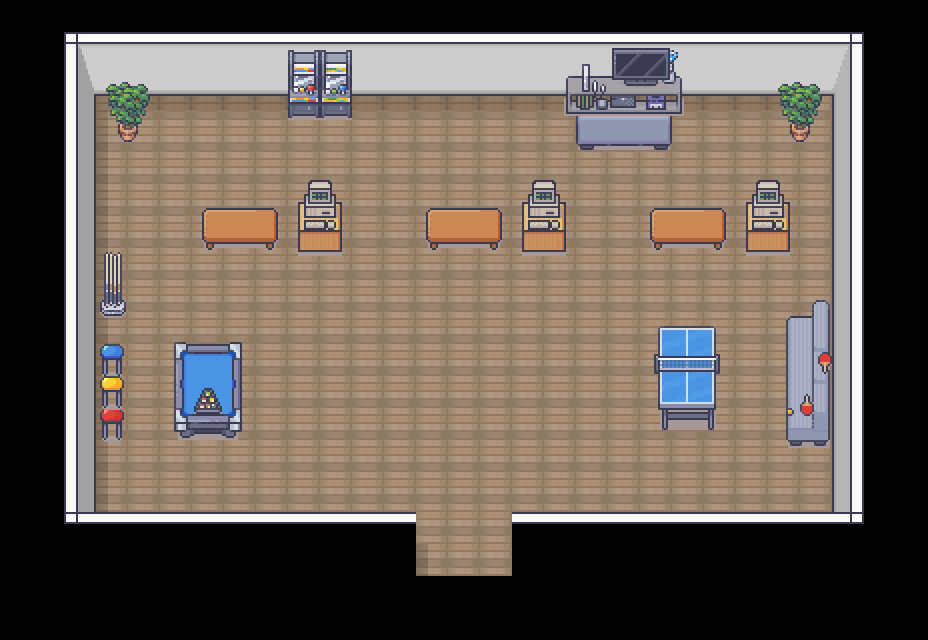

Rendered tile map (Tiled .tmx) drawn with the repository's tilesets; below, a short description and the map source with its tile grids summarised:
An orthogonal 29x20 tile map with 32x32 px tiles, 6 tile layers (piso, paredes, tapetes, decoracoes, ...), 4 tilesets and 23 objects (jogador, npc_b, npc_a, npc_c, mesa_PingPong, ...).

<map version="1.10" tiledversion="1.10.2" orientation="orthogonal" renderorder="right-down" width="29" height="20" tilewidth="32" tileheight="32" infinite="0" nextlayerid="9" nextobjectid="41">
 <tileset firstgid="1" source="tileset_paredes.tsx" />
 <tileset firstgid="8285" source="tileset_objetos.tsx" />
 <tileset firstgid="9085" source="tiliset_planta.tsx" />
 <tileset firstgid="10333" source="tileset_computadores.tsx" />
 <layer id="1" name="piso" width="29" height="20">
  <data>[580 cells, 356 non-empty, 6 distinct tile ids]</data>
 </layer>
 <layer id="3" name="paredes" width="29" height="20">
  <data>[580 cells, 98 non-empty, 12 distinct tile ids]</data>
 </layer>
 <layer id="2" name="tapetes" width="29" height="20">
  <data>[580 cells, 47 non-empty, 40 distinct tile ids]</data>
 </layer>
 <objectgroup id="8" name="personagens">
  <object id="33" name="jogador" x="463.5" y="505.5">
   <point />
  </object>
  <object id="34" name="npc_b" x="463.727" y="191.091">
   <point />
  </object>
  <object id="36" name="npc_a" x="240.87" y="190.841">
   <point />
  </object>
  <object id="37" name="npc_c" x="686.438" y="191.222">
   <point />
  </object>
 </objectgroup>
 <layer id="4" name="decoracoes" width="29" height="20">
  <data>[580 cells, 54 non-empty, 36 distinct tile ids]</data>
 </layer>
 <layer id="5" name="objetos" width="29" height="20">
  <data>[580 cells, 22 non-empty, 10 distinct tile ids]</data>
 </layer>
 <objectgroup id="7" name="objetosColisores">
  <object id="5" name="mesa_PingPong" x="653.273" y="332" width="69.2727" height="97.8182" />
  <object id="9" name="mesa_stand_a" x="202.5" y="212.5" width="74.75" height="37.25">
   <properties>
    <property name="solid" type="bool" value="true" />
   </properties>
  </object>
  <object id="10" name="mesa_stand_b" x="425.511" y="211.701" width="77.5076" height="38.3409" />
  <object id="11" name="mesa_stand_c" x="648.883" y="212.799" width="77.6591" height="37.4318" />
  <object id="12" name="TV" x="564.121" y="49.4545" width="118.364" height="66.5455" />
  <object id="13" name="computador_a" x="297.03" y="198.182" width="46.5454" height="58.5455" />
  <object id="15" name="computador_c" x="744.788" y="198.485" width="46.5454" height="58.5455" />
  <object id="16" name="computador_b" x="522.485" y="197.394" width="44.3636" height="58.5455" />
  <object id="17" name="fliperama" x="286.909" y="49.4545" width="66.1818" height="70.5455" />
  <object id="21" name="banco_b" x="100.727" y="376.909" width="24.3636" height="31.4545" />
  <object id="22" name="banco_a" x="100.545" y="345.455" width="24.3636" height="29.4545" />
  <object id="23" name="banco_c" x="100.182" y="409.636" width="24.3636" height="32.909" />
  <object id="25" name="sofa_a" x="787.333" y="319.667" width="42.6667" height="126.667" />
  <object id="26" name="sofa_b" x="576.364" y="116.182" width="94.7273" height="34.3636" />
  <object id="27" name="tacos" x="99.8182" y="272" width="25.8182" height="43.2727" />
  <object id="28" name="planta_a" x="104.75" y="83.5" width="47.75" height="60.25" />
  <object id="29" name="planta_b" x="781.25" y="83.75" width="42" height="57.75" />
  <object id="30" name="mesa_Sinuca" x="174" y="345.667" width="67.3333" height="94" />
  <object id="38" x="77.0909" y="511.818" width="337.909" height="12.1818" />
 </objectgroup>
 <layer id="6" name="blocoColisores" width="29" height="20" opacity="0" offsetx="138" offsety="100">
  <properties>
   <property name="solid" type="bool" value="true" />
  </properties>
  <data>[580 cells, 75 non-empty, 1 distinct tile ids]</data>
 </layer>
</map>
